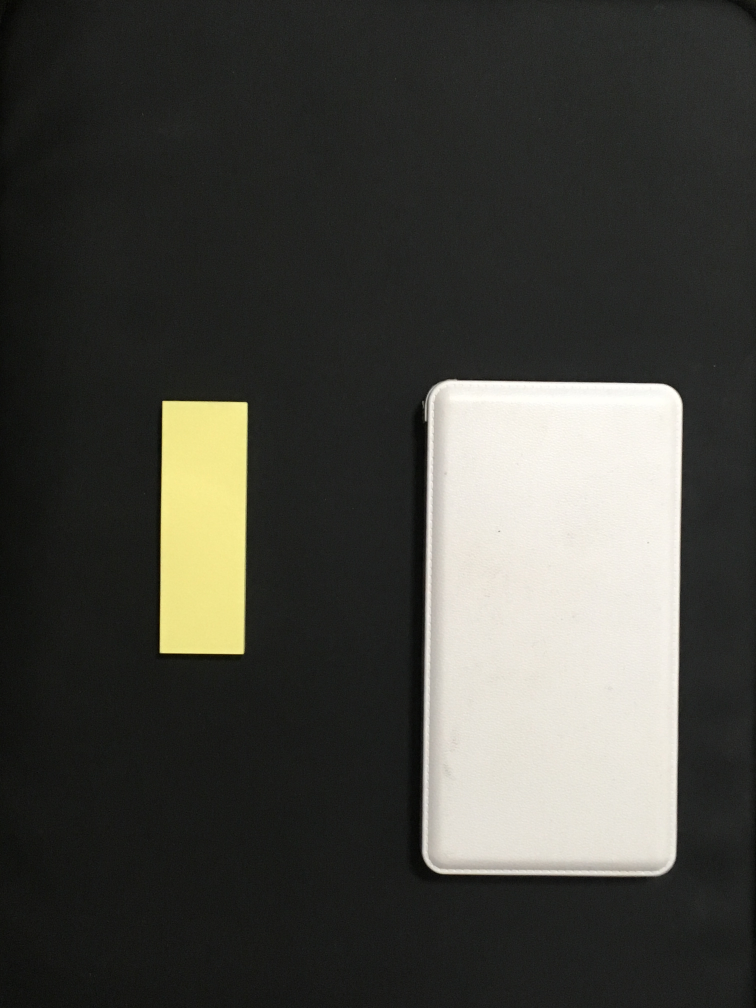
#> input picture jphacksImagrecognition/images2/ok4.JPG, 3024 x 4032 px (shown at 1/4 size)
$ python analyzeStaff.py   (older library calls are emulated)
#> lines starting #> are read from the running program, lines starting #| are printed output that depends on the picture; after the words box and inside, x2 and y2 are one past the last pixel; in counts of white or black regions, pixels touching at a corner belong together
#!/usr/local/bin/python
#! -*- coding: utf-8 -*-

import cv2
import numpy as np
import pickle


# 指定した画像(path)の物体を検出し、外接矩形の画像を出力します
def remove_same_area(lectangle_areaArray_temp, judgement_coefficient):
  eliminate_index = []
  result = []
  for index_org in range(len(lectangle_areaArray_temp)):
    for inidex_compare in range(index_org + 1, len(lectangle_areaArray_temp)):
      if -(lectangle_areaArray_temp[index_org][0][1] + lectangle_areaArray_temp[index_org][1][1])*judgement_coefficient + (lectangle_areaArray_temp[inidex_compare][0][1] + lectangle_areaArray_temp[inidex_compare][1][1]) > 0 or \
          -(lectangle_areaArray_temp[inidex_compare][0][1] + lectangle_areaArray_temp[inidex_compare][1][1])*judgement_coefficient + (lectangle_areaArray_temp[index_org][0][1] - lectangle_areaArray_temp[index_org][1][1]) > 0 or \
          -(lectangle_areaArray_temp[index_org][0][0] + lectangle_areaArray_temp[index_org][1][0])*judgement_coefficient + (lectangle_areaArray_temp[inidex_compare][0][0] + lectangle_areaArray_temp[inidex_compare][1][0]) > 0 or \
              -(lectangle_areaArray_temp[inidex_compare][0][0] + lectangle_areaArray_temp[inidex_compare][1][0])*judgement_coefficient + (lectangle_areaArray_temp[index_org][0][0] - lectangle_areaArray_temp[index_org][1][0]) > 0:
        #print(index_org)
        eliminate_index.append(index_org)
  #print(eliminate_index)
  for index in range(len(lectangle_areaArray_temp)):
    if index != eliminate_index[0]:
      result.append(lectangle_areaArray_temp[index])
      eliminate_index.pop(0)

  return result

def analyze_staff(path, judgement_coefficient):
#> called with path = './images2/ok4.JPG', judgement_coefficient = 1.2
	with open('./info/sort_staff_list.pickle', mode='rb') as fi:
#> (reads jphacksImagrecognition/info/sort_staff_list.pickle from the repository)
		correct_lectangle_areaArray = pickle.load(fi)
		num_staff = len(correct_lectangle_areaArray)


		# 画像を読込
		src = cv2.imread(path, cv2.IMREAD_COLOR)
#> src is the input picture: shape (4032, 3024, 3); mean B, G, R 64.1, 69.7, 70
		# グレースケール画像読み込み
		gray = cv2.cvtColor(src, cv2.COLOR_BGR2GRAY)
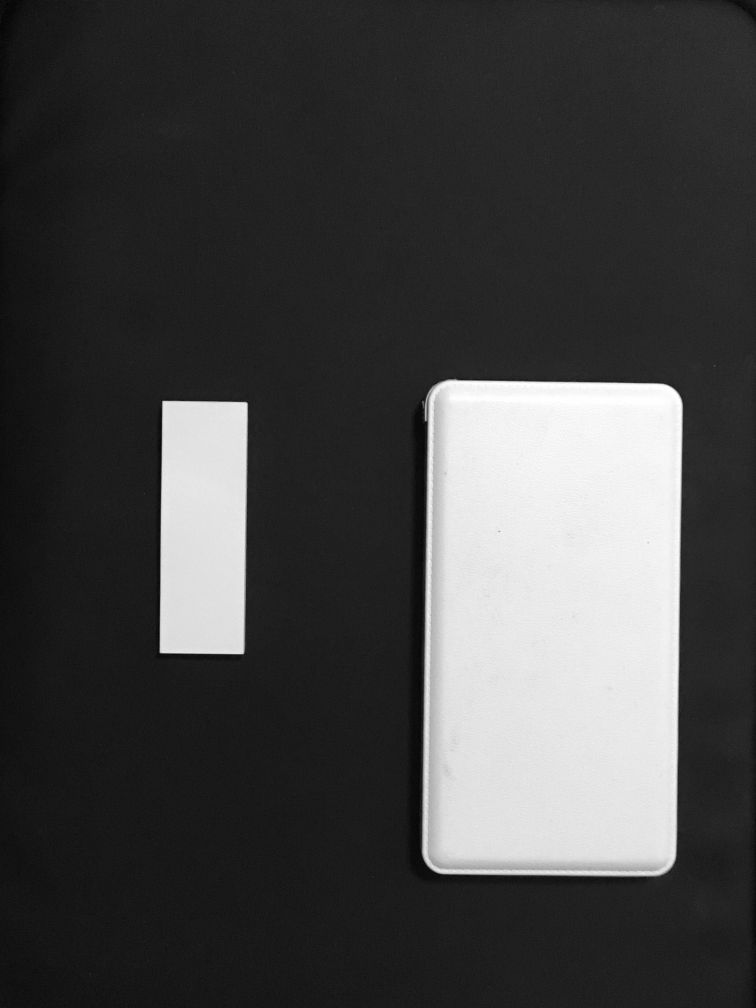
#> gray: shape (4032, 3024) (shown at 1/4 size); min 1, max 255, mean 69.2

		# 2値化
		#retval, bw = cv2.threshold(gray, 50, 255, cv2.THRESH_BINARY | cv2.THRESH_OTSU)

		#エッジング
		bw = cv2.Canny(gray, 10, 100)
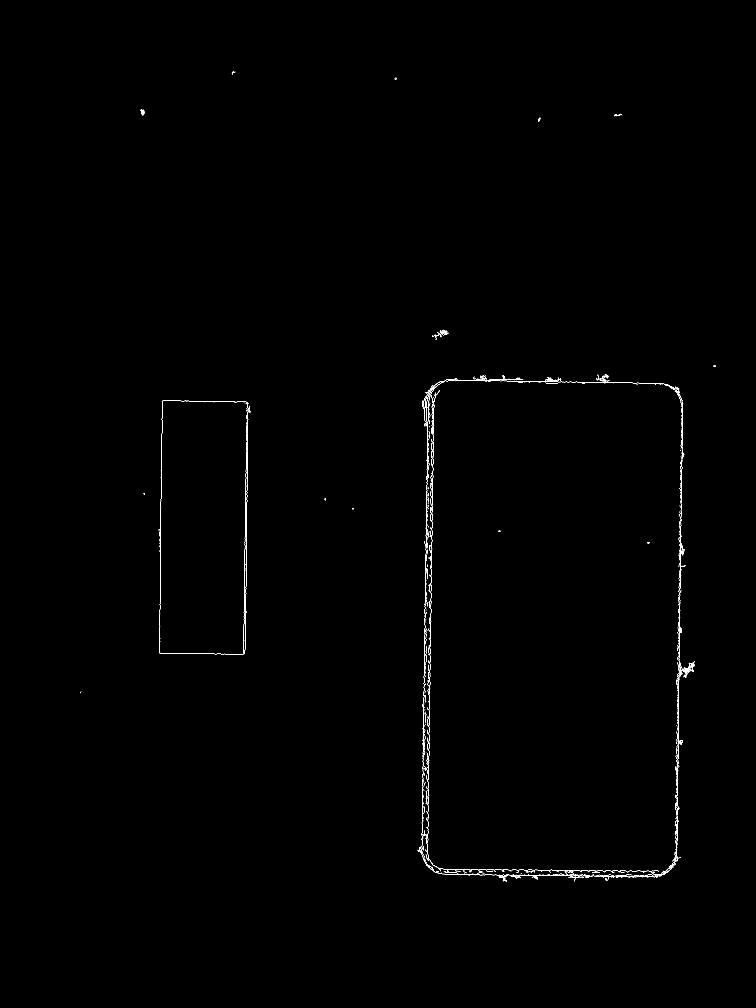
#> bw: shape (4032, 3024) (shown at 1/4 size); 0.19% white in thin lines or dots, all inside (x1, y1, x2, y2) = (320, 285, 2862, 3527)
		cv2.imwrite('edging.jpg', bw)

		# 輪郭を抽出
		#   contours : [領域][Point No][0][x=0, y=1]
		#   cv2.CHAIN_APPROX_NONE: 中間点も保持する
		#   cv2.CHAIN_APPROX_SIMPLE: 中間点は保持しない

		image, contours, hierarchy = cv2.findContours(

			bw, cv2.RETR_LIST, cv2.CHAIN_APPROX_NONE)
#> contours = 763 contours, 725 with area under 20; largest, box (x1, y1, x2, y2) and area: (2719, 2645, 2779, 2711) 330, (1699, 1514, 1831, 1686) 102, (562, 438, 579, 462) 98, (1729, 1319, 1793, 1360) 82, (2181, 1508, 2245, 1524) 70
		# 矩形検出された数（デフォルトで0を指定）
		detect_count = 0

		#長方形の面積を大きい順に入れる配列
		#(中心座標x, y), (長さw, y)), (面積)
		observed_lectangle_areaArray_temp = []
		counter_lectangle_array = 0
		# 各輪郭に対する処理
		for i in range(0, len(contours)):

			# 輪郭の領域を計算
			area = cv2.contourArea(contours[i])

			# ノイズ（小さすぎる領域）と全体の輪郭（大きすぎる領域）を除外
			if 1e3 < area:
					continue

			# 外接矩形
			if len(contours[i]) > 0:
				rect = contours[i]
				x, y, w, h = cv2.boundingRect(rect)

				observed_lectangle_areaArray_temp.append([])
				observed_lectangle_areaArray_temp[counter_lectangle_array].append((x, y))
				observed_lectangle_areaArray_temp[counter_lectangle_array].append((w, h))
				observed_lectangle_areaArray_temp[counter_lectangle_array].append(h*w)
				counter_lectangle_array += 1
#> this loop made 763 passes
#> (area, x, y, w, h) on passes 28, 35: (33.5, 1995, 3505, 33, 22), (28.5, 2129, 3504, 23, 13)
#> after the loop, counter_lectangle_array = 763; observed_lectangle_areaArray_temp = 763 items

		#大きい長方形のみを残す
		observed_lectangle_areaArray_temp = sorted(observed_lectangle_areaArray_temp, key=lambda x: x[2])
		remove_same_area(observed_lectangle_areaArray_temp, judgement_coefficient)
#> after the loop in remove_same_area, `for index_org in range(len(lectangle_areaArray_temp)):`: eliminate_index = 245592 items
#> after the loop in remove_same_area, `for index in range(len(lectangle_areaArray_temp)):`: eliminate_index = 244830 items; result = 762 items
		observed_lectangle_areaArray_new = [observed_lectangle_areaArray_temp[i] for i in range(
                    len(observed_lectangle_areaArray_temp) - 1, len(observed_lectangle_areaArray_temp) - num_staff - 1, -1)]
#> observed_lectangle_areaArray_new = [[(637, 1602), (356, 1016), 361696], [(1699, 1514), (132, 172), 22704]]

		#ここからモノがちゃんと片付けられているかどうか確認

		candidate_mach_lectangle = []
		number_mach_lectangle = 0

		#正解画像と観察画像に含まれている数が同じかどうか
		#同じ
		if len(observed_lectangle_areaArray_new) != num_staff:
			print("片付けろぉぉ！！")
			#To do ここで、textに0or1を書き込む
			f = open('./info/judge.txt', 'w')  # 書き込みモードで開く
			f.write('1')
			f.close()  # ファイルを閉じる


		#違う
		else:
			for index_correct, line in enumerate(correct_lectangle_areaArray):
				for index_observed, line in enumerate(observed_lectangle_areaArray_new):
					if abs(observed_lectangle_areaArray_new[index_observed][0][0] - correct_lectangle_areaArray[index_correct][0][0]) <= observed_lectangle_areaArray_new[index_observed][1][0] - correct_lectangle_areaArray[index_correct][1][0] \
							and abs(observed_lectangle_areaArray_new[index_observed][0][1] - correct_lectangle_areaArray[index_correct][0][1]) <= observed_lectangle_areaArray_new[index_observed][1][1] - correct_lectangle_areaArray[index_correct][1][1]:
							candidate_mach_lectangle.append(index_observed)
				#２個以上対象物の候補があるかどうか
				number_of_candidate = len(candidate_mach_lectangle)
				#とりあえず絶対ありえない値を入れる
				#Todoここを変える
				candidate_areasquare_measuresize = correct_lectangle_areaArray[index_correct][2]
				correct_lectangle_areasquare_measuresize = correct_lectangle_areaArray[index_correct][2]
				if number_of_candidate >= 2:
					for index_candidate in range(number_of_candidate):
						if candidate_areasquare_measuresize > abs(correct_lectangle_areasquare_measuresize - observed_lectangle_areaArray_new[index_observed][2]):
							candidate_index = index_observed
							candidate_areasquare_measuresize = abs(correct_lectangle_areasquare_measuresize - observed_lectangle_areaArray_new[index_observed][2])
				else:
					candidate_index = index_observed

				#候補観察画像と正解画像とがマッチするかどうか確認
				#上下左右がそれぞれjudgement_coefficient倍した観察画像の領域内に入っているかどうか
				if (correct_lectangle_areaArray[index_correct][0][1] + correct_lectangle_areaArray[index_correct][1][1]*judgement_coefficient) - (observed_lectangle_areaArray_new[candidate_index][0][1] + observed_lectangle_areaArray_new[candidate_index][1][1]) > 0 and \
				(observed_lectangle_areaArray_new[candidate_index][0][1] + observed_lectangle_areaArray_new[candidate_index][1][1]) - (correct_lectangle_areaArray[index_correct][0][1] - correct_lectangle_areaArray[index_correct][1][1]*judgement_coefficient) > 0 and \
				(correct_lectangle_areaArray[index_correct][0][0] + correct_lectangle_areaArray[index_correct][1][0]*judgement_coefficient) - (observed_lectangle_areaArray_new[candidate_index][0][0] + observed_lectangle_areaArray_new[candidate_index][1][0]) > 0 and \
				(observed_lectangle_areaArray_new[candidate_index][0][0] + observed_lectangle_areaArray_new[candidate_index][1][0]) - (correct_lectangle_areaArray[index_correct][0][0] - correct_lectangle_areaArray[index_correct][1][0]*judgement_coefficient) > 0:
								number_mach_lectangle += 1
				else:
					print("片付けろおぉぉ！！！！")
					f = open('./info/judge.txt', 'w')  # 書き込みモードで開く
					f.write('1')  # 引数の文字列をファイルに書き込む
					f.close()  # ファイルを閉じる
#> after the loop, candidate_mach_lectangle = []; number_mach_lectangle = 2

			if number_mach_lectangle == num_staff:
				print("Okkkkk")
				f = open('./info/judge.txt', 'w')  # 書き込みモードで開く
				f.write('0')  # 引数の文字列をファイルに書き込む
				f.close()  # ファイルを閉じる


if __name__ == '__main__':
  judgement_coefficient = 1.2
  analyze_staff('./images2/ok4.JPG', judgement_coefficient)
